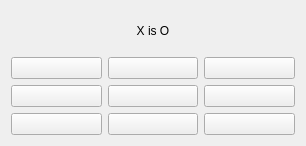
<?xml version="1.0" encoding="UTF-8"?>
<ui version="4.0">
 <class>Jurnal</class>
 <widget class="QWidget" name="Jurnal">
  <property name="geometry">
   <rect>
    <x>0</x>
    <y>0</y>
    <width>306</width>
    <height>146</height>
   </rect>
  </property>
  <property name="windowTitle">
   <string>Jurnal App</string>
  </property>
  <layout class="QGridLayout" name="gridLayout">
   <item row="5" column="2">
    <widget class="QPushButton" name="pushButton_6">
     <property name="text">
      <string> </string>
     </property>
    </widget>
   </item>
   <item row="0" column="1">
    <widget class="QLabel" name="Title">
     <property name="layoutDirection">
      <enum>Qt::LeftToRight</enum>
     </property>
     <property name="text">
      <string>X is O</string>
     </property>
     <property name="alignment">
      <set>Qt::AlignCenter</set>
     </property>
    </widget>
   </item>
   <item row="5" column="0">
    <widget class="QPushButton" name="pushButton_4">
     <property name="text">
      <string> </string>
     </property>
    </widget>
   </item>
   <item row="2" column="2">
    <widget class="QPushButton" name="pushButton_3">
     <property name="text">
      <string> </string>
     </property>
    </widget>
   </item>
   <item row="2" column="0">
    <widget class="QPushButton" name="pushButton">
     <property name="text">
      <string> </string>
     </property>
    </widget>
   </item>
   <item row="5" column="1">
    <widget class="QPushButton" name="pushButton_5">
     <property name="text">
      <string> </string>
     </property>
    </widget>
   </item>
   <item row="9" column="1">
    <widget class="QPushButton" name="pushButton_8">
     <property name="text">
      <string> </string>
     </property>
    </widget>
   </item>
   <item row="2" column="1">
    <widget class="QPushButton" name="pushButton_2">
     <property name="text">
      <string> </string>
     </property>
    </widget>
   </item>
   <item row="9" column="2">
    <widget class="QPushButton" name="pushButton_9">
     <property name="text">
      <string> </string>
     </property>
    </widget>
   </item>
   <item row="9" column="0">
    <widget class="QPushButton" name="pushButton_7">
     <property name="text">
      <string> </string>
     </property>
    </widget>
   </item>
  </layout>
 </widget>
 <resources/>
 <connections/>
</ui>
